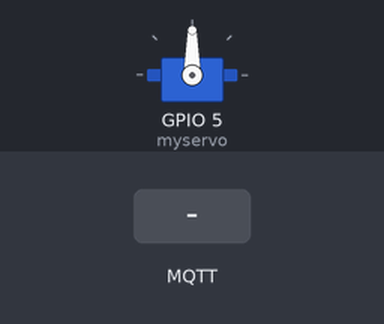
The sketch below on a simulated ESP8266 (NodeMCU). Shown: servo. The inputs (shaded band) are chosen by the test bench. WiFi joins after 1.5 s; servers stay silent unless stated; no MQTT or app messages arrive unless stated; what the sketch prints to the serial monitor is not drawn.

Above: at 2.7 s.
2.8 s: MQTT message "5" arrives on the first subscribed topic
At 3.3 s:
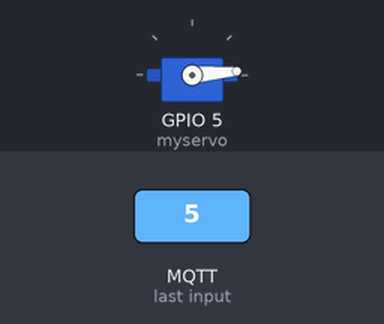
4.3 s: MQTT message "200" arrives on the first subscribed topic
At 5.5 s:
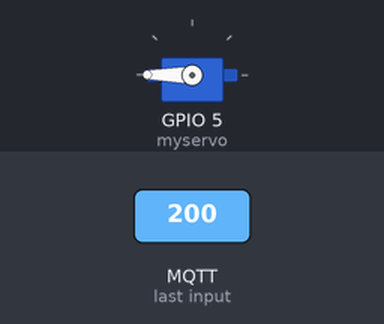
5.8 s: MQTT message "90" arrives on the first subscribed topic
At 6.9 s:
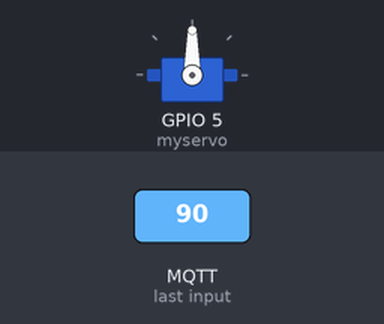
Timing chart, 0 to 8.8 s (numbered marks = the images above; inputs shaded):
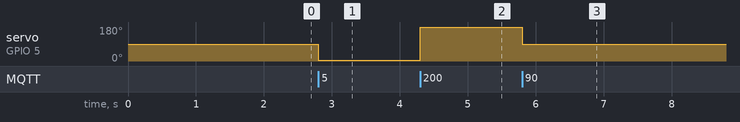

Measured:
- after the input at 2.8 s, servo on GPIO 5 (myservo): 90° → 5° at once
- after the input at 4.3 s, servo on GPIO 5 (myservo): 5° → 180° at once
- after the input at 5.8 s, servo on GPIO 5 (myservo): 180° → 90° at once

The sketch:

ServoESP_v1.ino
```cpp
#include <ESP8266WiFi.h>
#include <PubSubClient.h>
#include <Streaming.h>
#include <Servo.h>

//#define SLEEP_DELAY_IN_SECONDS   30

// WiFi setup
const char* ssid = "<WiFi SSID>";
const char* password = "<WiFi PASSWORD>";

// MQTT setup
const char* mqtt_server = "<MQTT Broker address>";
const char* mqtt_username = "esp12";                   // used while connecting to the broker
const char* mqtt_password = "";                        // leave empty if not needed
const String mqtt_topic_syntax = "servo/";             // the first part of the MQTT topic, the mac address of the ESP is added automaticaly when creating the full topic
char* mqtt_topic = "";
char* mqtt_payload = "";
boolean retained = false;
char message_buff[100];

WiFiClient espClient;
PubSubClient client(espClient);
Servo myservo;

void setup() {
  // setup serial port
  Serial.begin(115200);

  // setup WiFi
  setup_wifi();
  client.setServer(mqtt_server, 1883);
  client.setCallback(callback);

  // setup servo
  myservo.attach(5);

  // create mqtt_topic with MAC address
  mqtt_topic = createMqtt_topic(mqtt_topic_syntax);
  Serial << "MQTT Topic generated (dialog): " << mqtt_topic << endl;

  // sending "connected" to broker
  client.publish(mqtt_topic, "connected", retained);
}

void loop() {
  if (!client.connected()) {
    reconnect();
  }
  client.loop();

  //Serial << "Closing MQTT connection..." << endl;
  //client.disconnect();

  //Serial << "Closing WiFi connection..." << endl;
  //WiFi.disconnect();
}
```

Controller.ino
```cpp
/********** Controller functions **********/

void send_MQTTmsg(String msg) {
  Serial << "Sending message to MQTT broker: " << msg << endl;
  // send id to the MQTT topic
  mqtt_payload = strToChar(msg);
  client.publish(mqtt_topic, mqtt_payload, retained);
}

void servo(int angle) {
  /*
    int pos = 90;
    if (angle > 90) {
    for (pos; pos <= angle; pos += 1) {
     Serial << pos << endl;
     myservo.write(pos);
     delay(15);
    }
    }

    if (angle < 90) {
    for (pos; pos >= angle; pos -= 1) {
     Serial << pos << endl;
     myservo.write(pos);
     delay(15);
    }
    }
  */
  myservo.write(angle);
  //myservo.write(90);      // reset servo to mid rang


  /*
    for (pos = angle; pos <= 180; pos += 10) {            // goes from 0 degrees to 180 degrees // in steps of 1 degree
    Serial << pos << endl;
    myservo.write(pos);                         // tell servo to go to position in variable 'pos'
    delay(15);                                  // waits 15ms for the servo to reach the position
    }

    Serial << endl;
    for (pos = 180; pos >= angle; pos -= 10) {        // goes from 180 degrees to 0 degrees
    Serial << pos << endl;
    myservo.write(pos);                         // tell servo to go to position in variable 'pos'
    delay(15);                                  // waits 15ms for the servo to reach the position
    }
  */
}
```

MQTT.ino
```cpp
/********** MQTT functions **********/

void reconnect() {
  // Loop until we're reconnected
  while (!client.connected()) {
    Serial.print("Attempting MQTT connection... ");
    // Attempt to connect
    if (client.connect("ESP8266Client", mqtt_username, mqtt_password)) {
      Serial.println("\t/!\\ connected /!\\");
      client.subscribe(mqtt_topic);
    } else {
      Serial.print("failed, rc=");
      Serial.print(client.state());
      Serial.println(" try again in 5 seconds");
      // Wait 5 seconds before retrying
      delay(5000);
    }
  }
}

char* createMqtt_topic(String mqtt_topic_syntax) {
  String clientMac = mqtt_topic_syntax;
  unsigned char mac[6];
  WiFi.macAddress(mac);
  clientMac += macToStr(mac);
  return strToChar(clientMac);
}

// handles message arrived on subscribed topic(s)
void callback(char* topic, byte* payload, unsigned int length) {
  int i = 0;
  //Serial.println("Message arrived:  topic: " + String(topic));
  //Serial.println("Length: " + String(length,DEC));

  // create character buffer with ending null terminator (string)
  for (i = 0; i < length; i++) {
    message_buff[i] = payload[i];
  }
  message_buff[i] = '\0';

  String msgString = String(message_buff);

  Serial << "Payload recieved: " << msgString.toInt() << endl;
  servo(msgString.toInt());
 /*
  if (msgString.equals("{\"access\":{\"status\": \"1\"}}")) {
    access = ACCESS_GRANTED;
  } else if (msgString.equals("{\"access\":{\"status\": \"0\"}}")) {
    access = ACCESS_DENIED;
  }
  */
}
```

Utils.ino
```cpp
/********** Utils functions **********/

char* strToChar(String s) {
  unsigned int bufSize = s.length() + 1; //String length + null terminator
  char* ret = new char[bufSize];
  s.toCharArray(ret, bufSize);
  return ret;
}

String macToStr(const uint8_t* mac) {
  String result;
  for (int i = 0; i < 6; ++i) {
    result += String(mac[i], 16);
    //if (i < 5)
    //result += ':';
  }
  return result;
}
```

WiFi.ino
```cpp
/********** WiFi functions **********/

void setup_wifi() {
  delay(10);
  // We start by connecting to a WiFi network
  Serial.println();
  Serial.print("Connecting to ");
  Serial.println(ssid);

  WiFi.begin(ssid, password);

  while (WiFi.status() != WL_CONNECTED) {
    delay(500);
    Serial.print(".");
  }
  Serial.println("");
  Serial.println("WiFi connected");
  Serial.print("IP address: ");
  Serial.println(WiFi.localIP());
}
```
